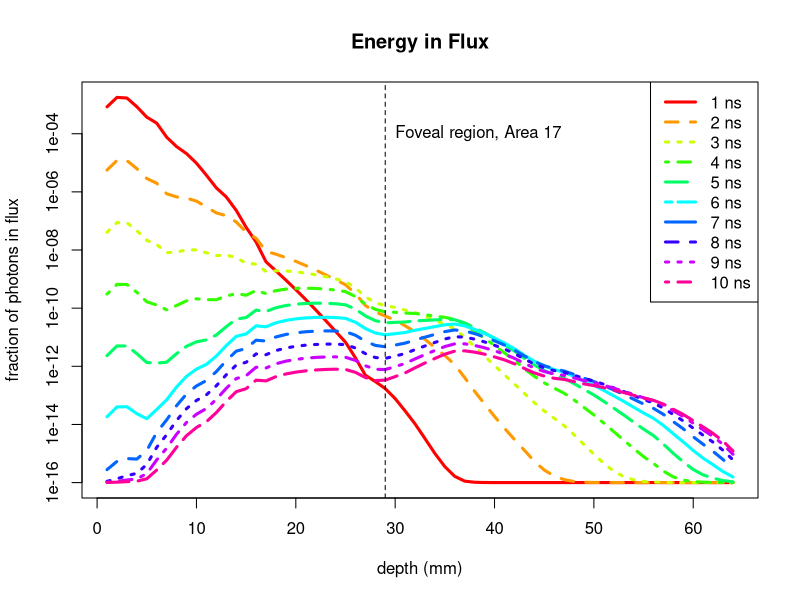
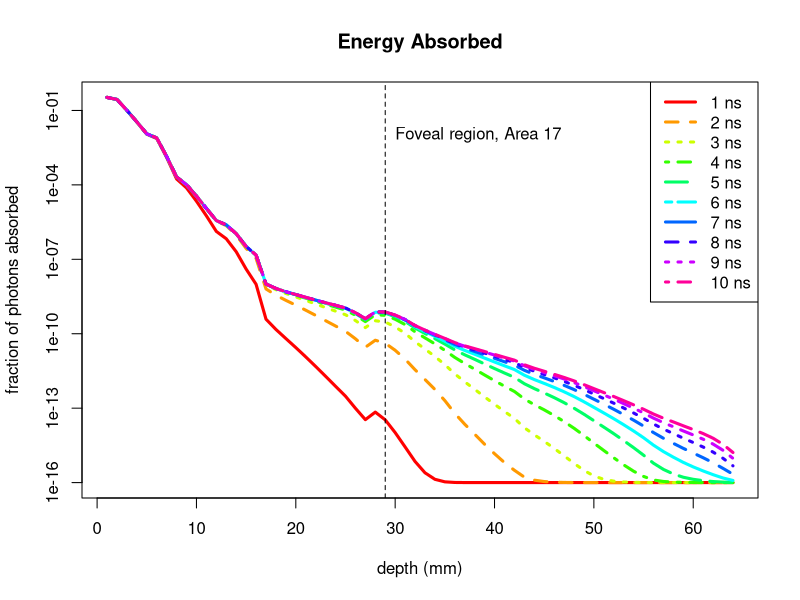

Write R code to recreate these figures, in order.
## ---- chunk 1
erg <- read.table("../data/energy_vs_depth.csv", header = TRUE, as.is=TRUE, sep=",")
absr <- read.table("../data/absorption_vs_depth.csv", header = TRUE, as.is=TRUE, sep=",")
matplot(erg[,1], 1e-16+erg[,2:11], type='l', col=rainbow(10), lwd=3, log='y', xlab="depth (mm)", ylab="fraction of photons in flux", main="Energy in Flux")
abline(v=29, lty=2)
text(29, 1e-04, "Foveal region, Area 17", pos=4)
lg <- gsub("X","", names(erg)[2:11])
lg <- gsub("[.]", " ", lg)
legend('topright', lg, lwd=3, lty=1:10, col=rainbow(10))

matplot(absr[,1], 1e-16+absr[,2:11], type='l', col=rainbow(10), lwd=3, log='y', xlab="depth (mm)", ylab="fraction of photons absorbed", main="Energy Absorbed")
abline(v=29, lty=2)
text(29, 1e-02, "Foveal region, Area 17", pos=4)
lg <- gsub("X","", names(absr)[2:11])
lg <- gsub("[.]", " ", lg)
legend('topright', lg, lwd=3, lty=1:10, col=rainbow(10))
